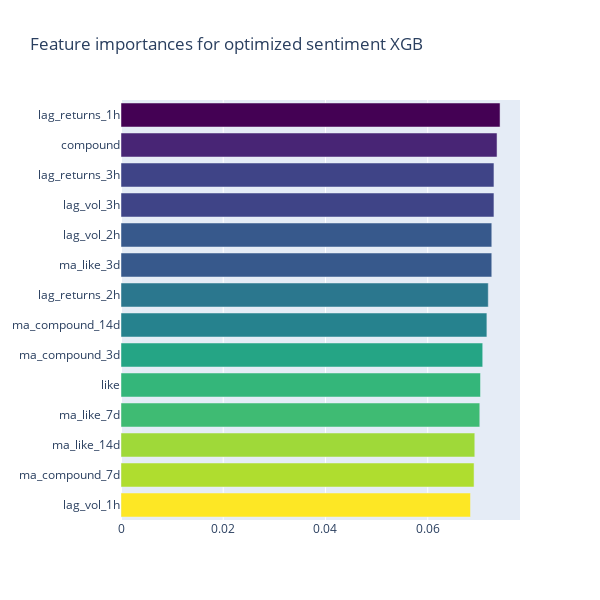

Notebook cell for this chart:
### Code cell
# Final Model
X_train, y_train, X_test, y_test = train_test_split_own(model_df, 60)

scaler = StandardScaler().fit(X_train)

X_train = scaler.transform(X_train)
X_test = scaler.transform(X_test)

best_depth = 8
best_estimator = 1000
sub = 0.05

model = XGBClassifier(n_estimators=best_estimator, max_depth=best_depth, subsample=sub)
model.fit(X_train, y_train)

y_pred = model.predict(X_test)
score = accuracy_score(y_test, y_pred)
recall = recall_score(y_test, y_pred)
print('Recall ', recall)
print(confusion_matrix(y_test, y_pred))

feature_importance(model_df, model, 'optimized sentiment XGB')

### Figure 1 — Plotly figure (JSON) as saved in the notebook; plotly's stock layout.template omitted (floating-point values rounded to 4 significant figures)
{"data": [{"marker": {"color": [0.06837, 0.06906, 0.06921, 0.07018, 0.07033, 0.07076, 0.07157, 0.07184, 0.07253, 0.07253, 0.07296, 0.07296, 0.07356, 0.07415], "colorscale": [[0, "#440154"], [0.1111, "#482878"], [0.2222, "#3e4989"], [0.3333, "#31688e"], [0.4444, "#26828e"], [0.5556, "#1f9e89"], [0.6667, "#35b779"], [0.7778, "#6ece58"], [0.8889, "#b5de2b"], [1, "#fde725"]], "reversescale": true}, "name": "Feature importances for optimized sentiment XGB", "orientation": "h", "type": "bar", "x": [0.06837, 0.06906, 0.06921, 0.07018, 0.07033, 0.07076, 0.07157, 0.07184, 0.07253, 0.07253, 0.07296, 0.07296, 0.07356, 0.07415], "y": ["lag_vol_1h", "ma_compound_7d", "ma_like_14d", "ma_like_7d", "like", "ma_compound_3d", "ma_compound_14d", "lag_returns_2h", "ma_like_3d", "lag_vol_2h", "lag_vol_3h", "lag_returns_3h", "compound", "lag_returns_1h"]}], "layout": {"height": 600, "title": {"text": "Feature importances for optimized sentiment XGB"}, "width": 600, "yaxis": {"showgrid": false, "showline": false, "showticklabels": true}}}
